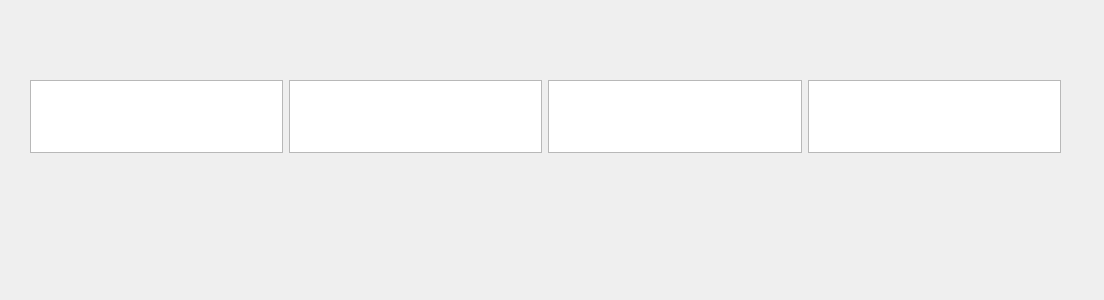
<?xml version="1.0" encoding="UTF-8"?>
<ui version="4.0">
 <class>Form</class>
 <widget class="QWidget" name="Form">
  <property name="geometry">
   <rect>
    <x>0</x>
    <y>0</y>
    <width>1104</width>
    <height>300</height>
   </rect>
  </property>
  <property name="windowTitle">
   <string>Form</string>
  </property>
  <widget class="QWidget" name="horizontalLayoutWidget">
   <property name="geometry">
    <rect>
     <x>30</x>
     <y>80</y>
     <width>1031</width>
     <height>73</height>
    </rect>
   </property>
   <layout class="QHBoxLayout" name="horizontalLayout">
    <item>
     <widget class="QPlainTextEdit" name="plainTextEdit"/>
    </item>
    <item>
     <widget class="QPlainTextEdit" name="plainTextEdit_2"/>
    </item>
    <item>
     <widget class="QPlainTextEdit" name="plainTextEdit_3"/>
    </item>
    <item>
     <widget class="QPlainTextEdit" name="plainTextEdit_4"/>
    </item>
   </layout>
  </widget>
 </widget>
 <resources/>
 <connections/>
</ui>
